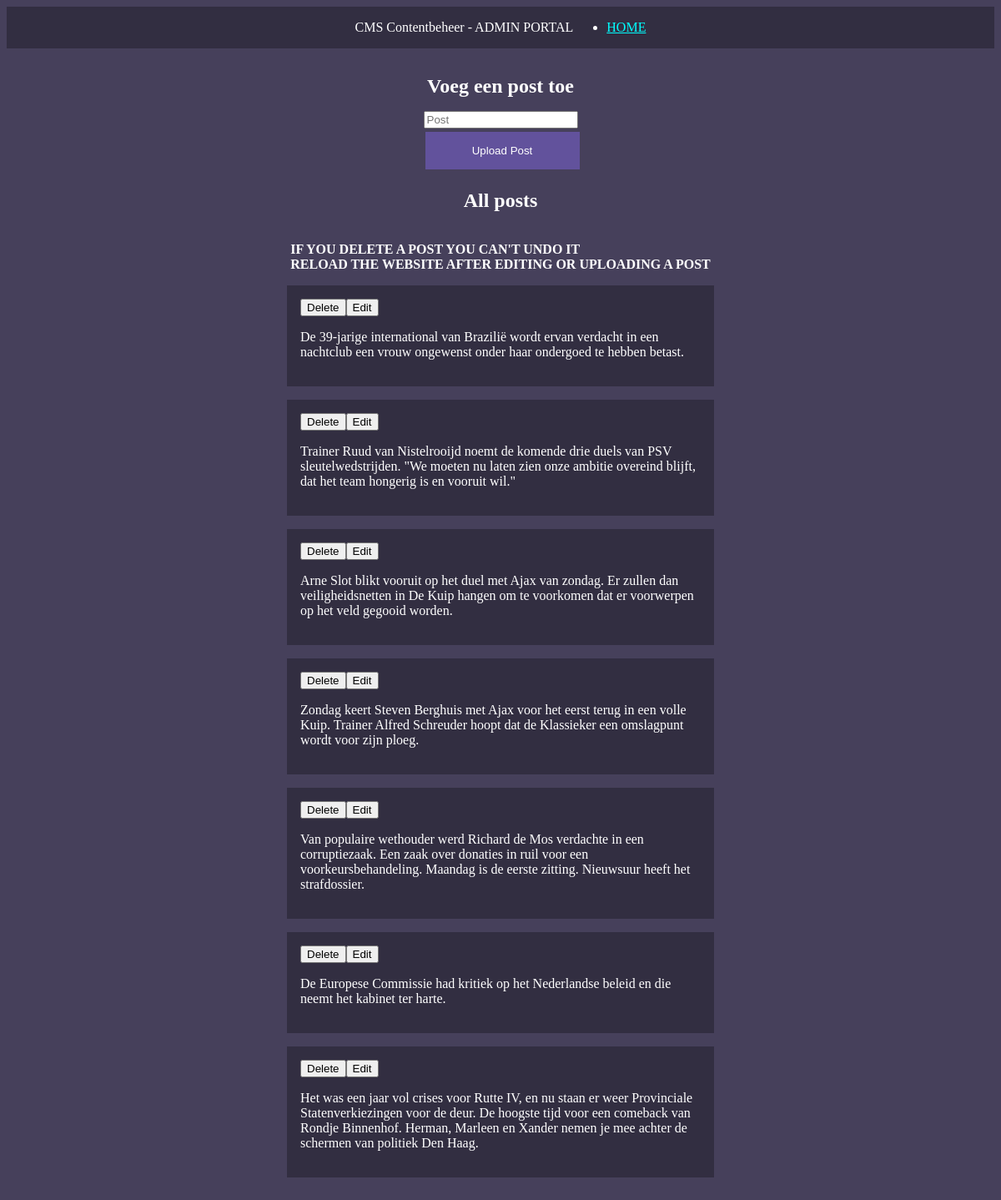
The page /cms.php on the database its author committed.
### tables this page shows
CREATE TABLE post (id INTEGER PRIMARY KEY AUTOINCREMENT NOT NULL, post CHAR NOT NULL, tag INTEGER, datum DATE, titel CHAR (255));

### private/shared/forms/subscribe.php (the view, shortened to what this page needs)
<!DOCTYPE html>
<html lang="en">
<head>
    <link rel="stylesheet" type="text/css" href="../public/media/style/style.css">
</head>
<body>
    <header>
        CMS Contentbeheer - ADMIN PORTAL
        <ul>
            <li><a href=".. /../../public/index.php">HOME</a></li>
        </ul>
    </header>
    <main class="cmsAdmin">
        <div class="subscribe">
            <h1>Voeg een post toe</h1>
            <form method="post" action="../private/shared/forms/submit.php">
                <input type="text" name="post" placeholder="Post" id="post" required>
                <input class="submit" type="submit" value="Upload Post">
            </form>
        </div>
        <h2>All posts</h2>
        <p><b>IF YOU DELETE A POST YOU CAN'T UNDO IT <br> RELOAD THE WEBSITE AFTER EDITING OR UPLOADING A POST</b></p>
        <div class="deleteCMS">
            <?php
            $SQLitePDO = new PDO('sqlite:../private/db/forms.db');
            $result = $SQLitePDO->query("SELECT post,id FROM post ORDER BY id DESC");
            foreach ($result as $row) {
                print('<form method="post" action="" class="deleteForm">
              <input type="hidden" name="id" value="' . $row['id'] . '">
              <input type="submit" name="delete" value="Delete">'
                    . '<input type="submit" name="edit" value="Edit">'
                    . '<p class="postTextCMS">' . $row['post'] . '</p>');
                print('</form>');
            };
            ?>
        </div>
    </main>
</body>
</html>

### public/media/style/style.css (style rules this page uses)
.subscribe { display: flex; align-items: center; flex-direction: column; background-color: #46405b; width: 20rem; }
h1 { font-size: 1.5rem; color: #ffffff; }
.subscribe>form>input { display: flex; }
.submit { width: 100%; background-color: #62529c; border: none; color: #fff; padding: 15px 30px; text-decoration: none; margin: 4px 2px; cursor: pointer; }
header { display: flex; align-items: center; justify-content: center; background-color: #322e41; color: white; }
a { color: aqua; }
body { background-color: #46405b; color: white; }
.intro, .posts, .cmsAdmin { display: flex; align-items: center; justify-content: center; flex-direction: column; padding: 1rem; color: white; }
.deleteCMS { display: flex; flex-direction: column; }
.deleteForm, .mainText { padding: 1rem; margin-bottom: 1rem; background-color: #322e41; }
.postTextCMS { max-width: 40vw; word-wrap: break-word; }

### rows shown on the page
post: post "De 39-jarige international van Brazilië wordt ervan verdacht in een nachtclub een vrouw ongewenst onder haar ondergoed te hebben betast."
post: post "Trainer Ruud van Nistelrooijd noemt de komende drie duels van PSV sleutelwedstrijden. \"We moeten nu laten zien onze ambitie overeind blijft, dat het team hongerig is en vooruit wil.\""
post: post "Arne Slot blikt vooruit op het duel met Ajax van zondag. Er zullen dan veiligheidsnetten in De Kuip hangen om te voorkomen dat er voorwerpen op het veld gegooid worden."
post: post "Zondag keert Steven Berghuis met Ajax voor het eerst terug in een volle Kuip. Trainer Alfred Schreuder hoopt dat de Klassieker een omslagpunt wordt voor zijn ploeg."
post: post "Van populaire wethouder werd Richard de Mos verdachte in een corruptiezaak. Een zaak over donaties in ruil voor een voorkeursbehandeling. Maandag is de eerste zitting. Nieuwsuur heeft het strafdossier."
post: post "De Europese Commissie had kritiek op het Nederlandse beleid en die neemt het kabinet ter harte."
post: post "Het was een jaar vol crises voor Rutte IV, en nu staan er weer Provinciale Statenverkiezingen voor de deur. De hoogste tijd voor een comeback van Rondje Binnenhof. Herman, Marleen en Xander nemen je mee achter de schermen van politiek Den Haag."
